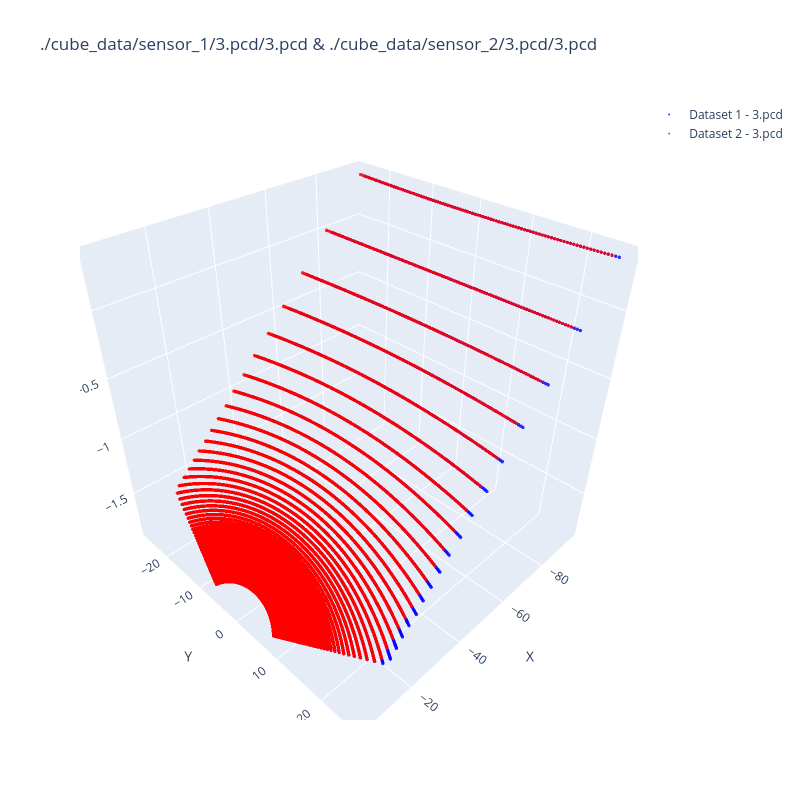

Notebook cell for this chart:
### Code cell
import open3d as o3d
import numpy as np
import time
import plotly.graph_objects as go
import os
from IPython.display import display, clear_output

# Define paths for both PCD datasets
pcd_folder_1 = "./cube_data/sensor_1"  # Replace with actual path
pcd_folder_2 = "./cube_data/sensor_2"  # Replace with actual path

# Get sorted lists of PCD filenames (Assuming both folders have the same filenames)
pcd_files_1 = sorted([f for f in os.listdir(pcd_folder_1) if f.endswith(".pcd")])
pcd_files_2 = sorted([f for f in os.listdir(pcd_folder_2) if f.endswith(".pcd")])

# Ensure both folders have the same number of files
assert len(pcd_files_1) == len(pcd_files_2), "Mismatch in the number of PCD files!"

# Loop through each pair of corresponding PCD files
for file_name_1, file_name_2 in zip(pcd_files_1, pcd_files_2):
    clear_output(wait=True)  # Clears previous frame output in Jupyter

    # Construct full file paths
    file_path_1 = os.path.join(pcd_folder_1, file_name_1)
    file_path_2 = os.path.join(pcd_folder_2, file_name_2)

    # Load both PCD files
    pcd_1 = o3d.io.read_point_cloud(file_path_1)
    pcd_2 = o3d.io.read_point_cloud(file_path_2)

    # Convert to NumPy arrays
    points_1 = np.asarray(pcd_1.points)
    points_2 = np.asarray(pcd_2.points)

    # Create 3D scatter plot with two datasets
    fig = go.Figure()

    # First PCD dataset (e.g., blue)
    fig.add_trace(go.Scatter3d(
        x=points_1[:, 0], 
        y=points_1[:, 1], 
        z=points_1[:, 2],
        mode='markers',
        marker=dict(size=2, color='blue', opacity=0.8),
        name=f"Dataset 1 - {file_name_1}"
    ))

    # Second PCD dataset (e.g., red)
    fig.add_trace(go.Scatter3d(
        x=points_2[:, 0], 
        y=points_2[:, 1], 
        z=points_2[:, 2],
        mode='markers',
        marker=dict(size=2, color='red', opacity=0.8),
        name=f"Dataset 2 - {file_name_2}"
    ))

    # Update layout
    fig.update_layout(
        title=f"{file_path_1}/{file_name_1} & {file_path_2}/{file_name_2}",
        scene=dict(xaxis_title='X', yaxis_title='Y', zaxis_title='Z'),
        width=800, height=800
    )

    display(fig)  # Show the updated figure
    time.sleep(0.5)  # Adjust delay as needed

print("All PCD files have been visualized!")

### Figure 1 — Plotly figure (JSON) as saved in the notebook; plotly's stock layout.template omitted (floating-point values rounded to 4 significant figures; data arrays with more than 128 entries replaced by an {"elided": "..."} marker saying what was removed)
{"data": [{"marker": {"color": "blue", "opacity": 0.8, "size": 2}, "mode": "markers", "name": "Dataset 1 - 3.pcd", "type": "scatter3d", "x": {"elided": "22705 float values"}, "y": {"elided": "22705 float values"}, "z": {"elided": "22705 float values"}}, {"marker": {"color": "red", "opacity": 0.8, "size": 2}, "mode": "markers", "name": "Dataset 2 - 3.pcd", "type": "scatter3d", "x": {"elided": "22706 float values"}, "y": {"elided": "22706 float values"}, "z": {"elided": "22706 float values"}}], "layout": {"height": 800, "scene": {"xaxis": {"title": {"text": "X"}}, "yaxis": {"title": {"text": "Y"}}, "zaxis": {"title": {"text": "Z"}}}, "title": {"text": "./cube_data/sensor_1/3.pcd/3.pcd & ./cube_data/sensor_2/3.pcd/3.pcd"}, "width": 800}}
